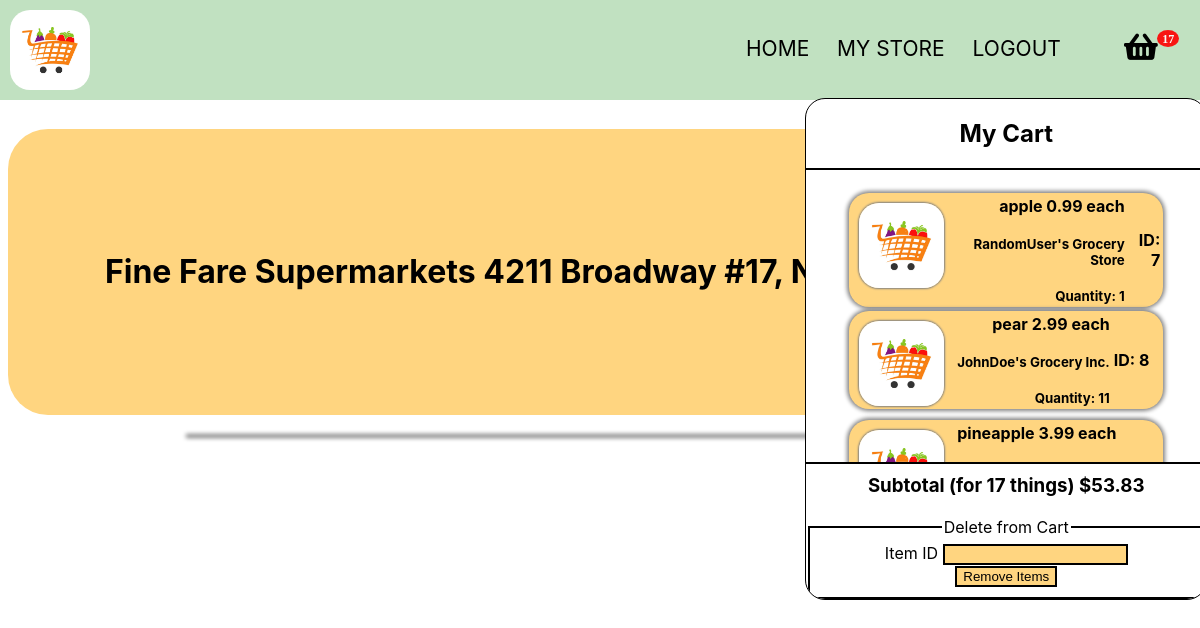
/store/Fine Fare Supermarkets (signed in), run on the app's committed database.
### app.py (models this page shows)
class CartItems(db.Model):
    __tablename__ = 'cart'
    itemid = db.Column(db.Integer, primary_key = True)
    itemname = db.Column(db.String(20), nullable = False)
    quantity = db.Column(db.Integer, nullable = False)
    unit = db.Column(db.String(10), nullable = False)
    price = db.Column(db.Float, nullable = False)
    seller = db.Column(db.String(100), nullable = False)
    userid = db.Column(db.Integer, db.ForeignKey("user.id"))

class Store(db.Model):
    __tablename__ = 'store'
    storeid = db.Column(db.Integer, primary_key = True)
    storename = db.Column(db.String(50), nullable = True)
    storeaddress = db.Column(db.String(100), nullable = True)
    storelat = db.Column(db.Float, nullable = True)
    storelong = db.Column(db.Float, nullable = True)
    storeowner = db.Column(db.String(20), nullable = True)
    cart = db.relationship("Inventory")
    userid = db.Column(db.Integer, db.ForeignKey("user.id"))

### app.py (the view, shortened to what this page needs)
@app.route('/store/<storename>', methods=['GET', 'POST'])
def storename(storename):
    deletefromcart = DeleteFromInventory()
    form = AddToCart()
    query = Inventory.query.filter_by(storeid = Store.query.filter_by(storename = storename).first().storeid).all()
    store = Store.query.filter_by(storename = storename).first()
    user = User.query.filter_by(id = current_user.id).first()
    userscart = CartItems.query.filter_by(userid = user.id).all()
    subtotal = 0
    itemamount = 0
    for thing in userscart:
        itemamount += thing.quantity
        subtotal += thing.price * thing.quantity
    if deletefromcart.validate_on_submit():
        print('touched')
        item = CartItems.query.filter_by(itemid = deletefromcart.itemid.data).first()
        db.session.delete(item)
        db.session.commit()
        return redirect('/store/' + storename)
    return render_template('shop.html', shopinventory = query, store = store, form = form, cart = userscart, subtotal = subtotal, itemamount = itemamount, deleteform = deletefromcart)

### forms.py
class DeleteFromInventory(FlaskForm):
    itemid = IntegerField("Item ID", validators=[DataRequired()])
    submit = SubmitField("Remove Items")

class AddToCart(FlaskForm):
    amount = IntegerField('amount', validators=[DataRequired()])
    itemid = IntegerField('itemid ', validators=[DataRequired()])
    submit = SubmitField("Add To Cart")

### app.py (called while the page is built)
@login_manager.user_loader
def load_user(user_id):
    return User.query.get(int(user_id))

### templates/shop.html (shortened to what this page needs)
<!DOCTYPE HTML>
<html>
	<head>
		<link href="https://use.fontawesome.com/releases/v5.0.1/css/all.css" rel="stylesheet">
	</head>
	<body class="is-preload">
        <br>
		<br>
		<br>
		<br>
		<br>
		<div class="container">
			<img class = 'logo' src="{{ url_for('static', filename = 'images/grocerylogo.jpeg') }}">
			<nav>
				<ul id = 'subpages'>
					<li><a href="/main">HOME</a></li>
					<li><a href="/mystore/{{current_user.name}}">MY STORE</a></li>
					<li id="logout"><a href="/logout">LOGOUT</a></li>
                    <div id="container" style="display:inline-block; position: absolute; height: 100%;">
						<ul>
							<li id="li1"> <i class="fa badge fa-lg" style='font-size:30px'value={{itemamount}}>&#xf291; </i>
								<div class="popupMenu">
									<div class = "upperdiv">
										<h1 style="text-align: center; border-bottom: 2px solid black; padding-bottom: 20px;"> My Cart</h1>
										<table class = "carttable">
											{% for thing in cart %}
												<tr>
													<td>
														<div class = 'itemdiv'>
															<img src="{{ url_for('static', filename = 'images/grocerylogo.jpeg') }}" class="itemimage">
															<table class="carttdtable">
																<tr class="carttr">
																	<td class="carttd">
																	<h4 class = "iteminfo" style = "margin: 0px;"> {{thing.itemname}} {{thing.price}} {{thing.unit}}</h4> <br> <h5 class = "iteminfo" style = "margin: 0px;"> {{thing.seller}} </h5> <br> <h5 class = "iteminfo" style = "margin: 0px;"> Quantity: {{thing.quantity}} </h5> </td>
																	</td>
																	<td> <h4> ID: {{thing.itemid}}</h5></td>
																</tr>
															</table>
														</div>
											{% endfor %}
									</div>
									<div class="lowerdiv">
										<h3 class="lowerh3"> Subtotal (for {{itemamount}} things) ${{"%.2f"|format(subtotal)}} </h3>
                                        <br>
                                        <form method="post" action="">
											<fieldset>
												<legend class = "cartlegend">Delete from Cart</legend>
												<div>
													{{ deleteform.itemid.label(class = "form-control-label") }}
													{{ deleteform.itemid(class = "form-control form-control-lg") }}
												</div>
												<div class = 'fieldbutton'>
													{{ deleteform.submit(class = "btn btn-outline-info") }}
												</div>
											</fieldset>
										</form>
									</div>
		<h1 class = 'title'> {{store.storename}} {{store.storeaddress}} </h1>
	</body>
</html>

### templates/shop.html (style rules this page uses)
.lowerh3 { margin-top: 10px; margin-bottom: 0px; }
.upperdiv { height: 73%; overflow: scroll; }
.lowerdiv { border-top: 2px solid black; position: absolute; bottom: 0px; text-align: center; width: 100%; }
.carttable { margin: 0 auto; width: 80%; }
.itemimage { height: 90px; width: 90px; float: left; border-radius: 20px; margin-right: 10px; }
#logout { margin-right: 10vh; }
#container { right: -80px; top: 16px; margin-right: 5vh; }
.popupMenu { width: 400px; height: 500px; border: 1px solid black; position: absolute; top: 62px; right: -20px; background-color: white; border-radius: 20px; overflow: scroll; }
ul li { position: relative }
.badge:after { content:attr(value); font-size:12px; color: #fff; background: red; border-radius:50%; padding: 2px 5px; position:relative; left:-8px; top:-15px; opacity:0.9; }
.cartlegend { text-align: center; }
.fieldbutton { text-align: center; }
.title { padding: 50px; background-color: green; height: 20vh; line-height: 20vh; text-align: center; background-color: rgb(255, 213, 128); border-radius: 40px; }
.itemimage { float: left; height: 85px; width: auto; margin: 10px; border-radius: 20px; box-shadow: 0 0 2px 1px gray; }
.iteminfo { margin:0 auto; }
.itemdiv { height: 20%; width: 60%; left: 20%; background-color: rgb(255, 213, 128); margin:0 auto; border-radius: 20px; min-width: 100%; box-shadow: 0 0 4px 2px gray; }
input { background-color: rgb(255, 213, 128); border: 2px solid black; }
td { margin-bottom: 50px; }
fieldset { border: 2px solid black; }
html { height: 100%; width: 100%; }
body { height: 100%; width: 100%; font-family: Eina, -apple-system, BlinkMacSystemFont, "Segoe UI", Roboto, Helvetica, Arial, sans-serif; }
a { text-decoration: none; }
.logo { float: left; height: 80px; width: auto; margin: 10px; border-radius: 20px; }
body { height: 100%; width: 100%; }
nav ul { float: right; list-style: none; text-align: right; padding-top: 20px; margin-left: 0px; margin-right: 5vh; }
.container { background-color:rgb(193, 225, 193); position: fixed; width: 100%; top: 0px; left: 0px; }
.container::after { content: ''; display: table; clear: both; }
nav li { float: left; margin-left: 3vh; }
nav a { text-decoration: none; color: black; font-size: 21px; }

### data on the page
CartItems: itemname "apple", price "0.99", unit "each", seller "RandomUser's Grocery Store", quantity "1", itemid "7"
CartItems: itemname "pear", price "2.99", unit "each", seller "JohnDoe's Grocery Inc.", quantity "11", itemid "8"
CartItems: itemname "pineapple", price "3.99", unit "each"
Store: storename "Fine Fare Supermarkets", storeaddress "4211 Broadway #17, New York, NY 10033"

### other printed values
{{ itemamount }} "17"
{{ "%.2f"|format(subtotal) }} "53.83"
{{ deleteform.itemid.label(class = "form-control-label") }} "Item ID"
